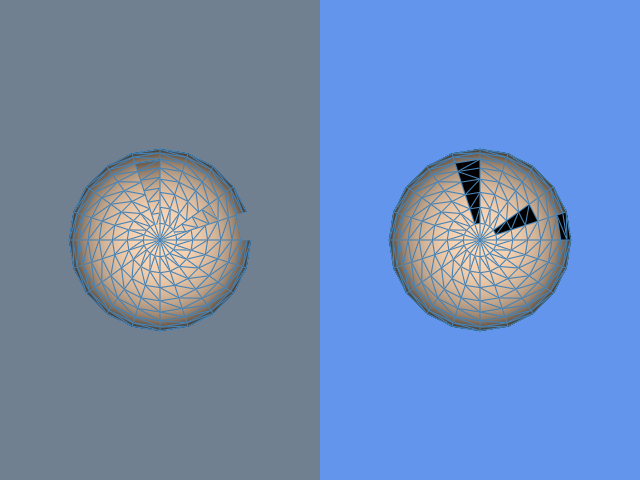

The script that drew this image:
#!/usr/bin/env python

# Fill holes in a mesh using vtkFillHolesFilter. A sphere with cells
# removed creates holes that the filter patches. Side-by-side viewports
# show the mesh with holes (left) and the repaired mesh (right).

# Factory overrides: importing these modules registers the OpenGL rendering
# and interaction style implementations for vtkRenderingCore factory classes.
import vtkmodules.vtkInteractionStyle  # noqa: F401
import vtkmodules.vtkRenderingOpenGL2  # noqa: F401
# VTK pipeline classes used in this example
from vtkmodules.vtkFiltersModeling import vtkFillHolesFilter
from vtkmodules.vtkFiltersSources import vtkSphereSource
from vtkmodules.vtkRenderingCore import (
    vtkActor,
    vtkCamera,
    vtkPolyDataMapper,
    vtkRenderWindow,
    vtkRenderWindowInteractor,
    vtkRenderer,
)

# Colors (normalized RGB)
slate_gray_background_rgb = (0.439, 0.502, 0.565)
cornflower_blue_background_rgb = (0.392, 0.584, 0.929)
peach_puff_rgb = (1.000, 0.855, 0.725)
steel_blue_rgb = (0.275, 0.510, 0.706)

# Source: generate a tessellated sphere
sphere = vtkSphereSource()
sphere.SetThetaResolution(20)
sphere.SetPhiResolution(20)
sphere.Update()

# Remove some cells to create holes
holed_poly = sphere.GetOutput()
holed_poly.BuildLinks()
for cell_id in range(50, 80):
    holed_poly.DeleteCell(cell_id)
for cell_id in range(200, 220):
    holed_poly.DeleteCell(cell_id)
holed_poly.RemoveDeletedCells()

# FillHoles: patch holes up to a maximum size
fill_holes = vtkFillHolesFilter()
fill_holes.SetInputData(holed_poly)
fill_holes.SetHoleSize(1000.0)

# Mapper: mesh with holes
holed_mapper = vtkPolyDataMapper()
holed_mapper.SetInputData(holed_poly)
holed_mapper.ScalarVisibilityOff()

holed_actor = vtkActor()
holed_actor.SetMapper(holed_mapper)
holed_actor.GetProperty().SetColor(peach_puff_rgb)
holed_actor.GetProperty().EdgeVisibilityOn()
holed_actor.GetProperty().SetEdgeColor(steel_blue_rgb)

# Mapper: repaired mesh
filled_mapper = vtkPolyDataMapper()
filled_mapper.SetInputConnection(fill_holes.GetOutputPort())
filled_mapper.ScalarVisibilityOff()

filled_actor = vtkActor()
filled_actor.SetMapper(filled_mapper)
filled_actor.GetProperty().SetColor(peach_puff_rgb)
filled_actor.GetProperty().EdgeVisibilityOn()
filled_actor.GetProperty().SetEdgeColor(steel_blue_rgb)

# Left renderer: mesh with holes
left_renderer = vtkRenderer()
left_renderer.SetViewport(0.0, 0.0, 0.5, 1.0)
left_renderer.SetBackground(slate_gray_background_rgb)
left_renderer.AddActor(holed_actor)

# Right renderer: repaired mesh
right_renderer = vtkRenderer()
right_renderer.SetViewport(0.5, 0.0, 1.0, 1.0)
right_renderer.SetBackground(cornflower_blue_background_rgb)
right_renderer.AddActor(filled_actor)

# Window: display the rendered scene
render_window = vtkRenderWindow()
render_window.AddRenderer(left_renderer)
render_window.AddRenderer(right_renderer)
render_window.SetWindowName("fill holes")
render_window.SetMultiSamples(0)
render_window.SetSize(640, 480)

# Interactor: handle mouse and keyboard events
render_window_interactor = vtkRenderWindowInteractor()
render_window_interactor.SetRenderWindow(render_window)

# Scene: shared camera
camera = vtkCamera()
camera.SetPosition(0, 0, 3)
camera.SetFocalPoint(0, 0, 0)
left_renderer.SetActiveCamera(camera)
right_renderer.SetActiveCamera(camera)
left_renderer.ResetCamera()

render_window_interactor.Initialize()
render_window_interactor.Start()
